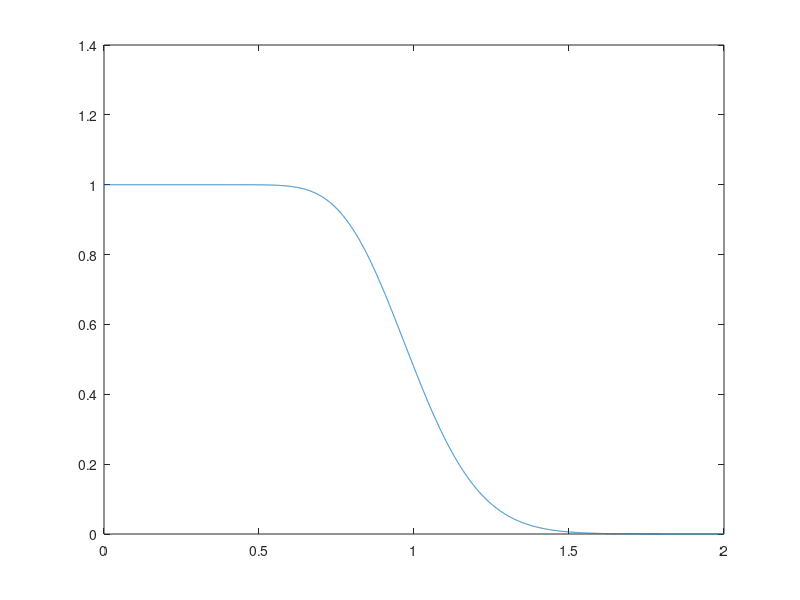

Source code (MATLAB):
clear all;close all;clc

M = 32;

counter = 0;
for Tcme=0:0.0002:2
    part1 = exp(-1*(M*Tcme));
    k = 0:1:M-1;
    part2 = sum((1./factorial(k)).*(M.*Tcme).^k);
    counter = counter + 1;
    res(counter) = part1*part2;
end

plot(0:0.0002:2, res)

% detection_window_size = 1;
% Tcme = 6.9078;

% detection_window_size = 2;
% Tcme = 4.6168; 

% detection_window_size = 13;
% Tcme = 2.079;

% detection_window_size = 16;
% Tcme = 1.9528; 

% detection_window_size = 32;
% Tcme = 1.6362;